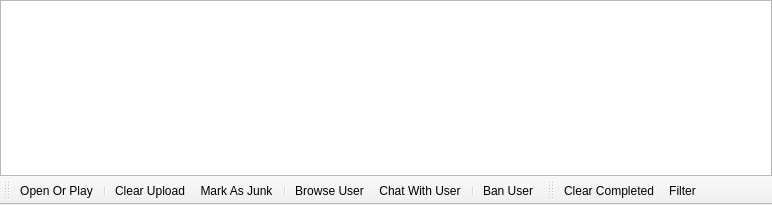
<?xml version="1.0" encoding="UTF-8"?>
<ui version="4.0">
 <class>WidgetUploads</class>
 <widget class="QMainWindow" name="WidgetUploads">
  <property name="geometry">
   <rect>
    <x>0</x>
    <y>0</y>
    <width>772</width>
    <height>205</height>
   </rect>
  </property>
  <property name="windowTitle">
   <string>MainWindow</string>
  </property>
  <widget class="QWidget" name="centralwidget">
   <layout class="QVBoxLayout" name="verticalLayout">
    <property name="spacing">
     <number>0</number>
    </property>
    <property name="margin">
     <number>0</number>
    </property>
    <item>
     <widget class="QTreeView" name="treeViewUploads"/>
    </item>
   </layout>
  </widget>
  <widget class="QToolBar" name="toolBarControls">
   <property name="contextMenuPolicy">
    <enum>Qt::PreventContextMenu</enum>
   </property>
   <property name="windowTitle">
    <string>toolBar</string>
   </property>
   <property name="iconSize">
    <size>
     <width>16</width>
     <height>16</height>
    </size>
   </property>
   <property name="toolButtonStyle">
    <enum>Qt::ToolButtonTextBesideIcon</enum>
   </property>
   <property name="floatable">
    <bool>false</bool>
   </property>
   <attribute name="toolBarArea">
    <enum>BottomToolBarArea</enum>
   </attribute>
   <attribute name="toolBarBreak">
    <bool>false</bool>
   </attribute>
   <addaction name="actionUploadsOpenOrPlay"/>
   <addaction name="separator"/>
   <addaction name="actionUploadClear"/>
   <addaction name="actionUploadMarkAsJunk"/>
   <addaction name="separator"/>
   <addaction name="actionUploadBrowseUser"/>
   <addaction name="actionChatWithUser"/>
   <addaction name="separator"/>
   <addaction name="actionUploadBanUser"/>
  </widget>
  <widget class="QToolBar" name="toolBarFilter">
   <property name="contextMenuPolicy">
    <enum>Qt::PreventContextMenu</enum>
   </property>
   <property name="windowTitle">
    <string>toolBar_2</string>
   </property>
   <property name="iconSize">
    <size>
     <width>16</width>
     <height>16</height>
    </size>
   </property>
   <property name="toolButtonStyle">
    <enum>Qt::ToolButtonTextBesideIcon</enum>
   </property>
   <property name="floatable">
    <bool>false</bool>
   </property>
   <attribute name="toolBarArea">
    <enum>BottomToolBarArea</enum>
   </attribute>
   <attribute name="toolBarBreak">
    <bool>false</bool>
   </attribute>
   <addaction name="actionClearCompleted"/>
   <addaction name="actionFilter"/>
  </widget>
  <action name="actionUploadsOpenOrPlay">
   <property name="icon">
    <iconset resource="Resource.qrc">
     <normaloff>:/Resource/Media/PlayMedia.png</normaloff>:/Resource/Media/PlayMedia.png</iconset>
   </property>
   <property name="text">
    <string>Open Or Play</string>
   </property>
   <property name="toolTip">
    <string>Open Or Play</string>
   </property>
  </action>
  <action name="actionUploadClear">
   <property name="icon">
    <iconset resource="Resource.qrc">
     <normaloff>:/Resource/Generic/Clear.png</normaloff>:/Resource/Generic/Clear.png</iconset>
   </property>
   <property name="text">
    <string>Clear Upload</string>
   </property>
  </action>
  <action name="actionUploadMarkAsJunk">
   <property name="icon">
    <iconset resource="Resource.qrc">
     <normaloff>:/Resource/Library/Junk.png</normaloff>:/Resource/Library/Junk.png</iconset>
   </property>
   <property name="text">
    <string>Mark As Junk</string>
   </property>
   <property name="toolTip">
    <string>Mark As Junk</string>
   </property>
  </action>
  <action name="actionChatWithUser">
   <property name="icon">
    <iconset resource="Resource.qrc">
     <normaloff>:/Resource/Chat/Chat.png</normaloff>:/Resource/Chat/Chat.png</iconset>
   </property>
   <property name="text">
    <string>Chat With User</string>
   </property>
   <property name="toolTip">
    <string>Chat With User</string>
   </property>
  </action>
  <action name="actionUploadBrowseUser">
   <property name="icon">
    <iconset resource="Resource.qrc">
     <normaloff>:/Resource/Network/Browse.png</normaloff>:/Resource/Network/Browse.png</iconset>
   </property>
   <property name="text">
    <string>Browse User</string>
   </property>
   <property name="toolTip">
    <string>Browse User</string>
   </property>
  </action>
  <action name="actionUploadBanUser">
   <property name="icon">
    <iconset resource="Resource.qrc">
     <normaloff>:/Resource/Generic/Ban.png</normaloff>:/Resource/Generic/Ban.png</iconset>
   </property>
   <property name="text">
    <string>Ban User</string>
   </property>
   <property name="toolTip">
    <string>Ban User</string>
   </property>
  </action>
  <action name="actionClearCompleted">
   <property name="icon">
    <iconset resource="Resource.qrc">
     <normaloff>:/Resource/Generic/Clear.png</normaloff>:/Resource/Generic/Clear.png</iconset>
   </property>
   <property name="text">
    <string>Clear Completed</string>
   </property>
  </action>
  <action name="actionFilter">
   <property name="icon">
    <iconset resource="Resource.qrc">
     <normaloff>:/Resource/Generic/Filter.png</normaloff>:/Resource/Generic/Filter.png</iconset>
   </property>
   <property name="text">
    <string>Filter</string>
   </property>
  </action>
 </widget>
 <resources>
  <include location="Resource.qrc"/>
 </resources>
 <connections/>
</ui>
